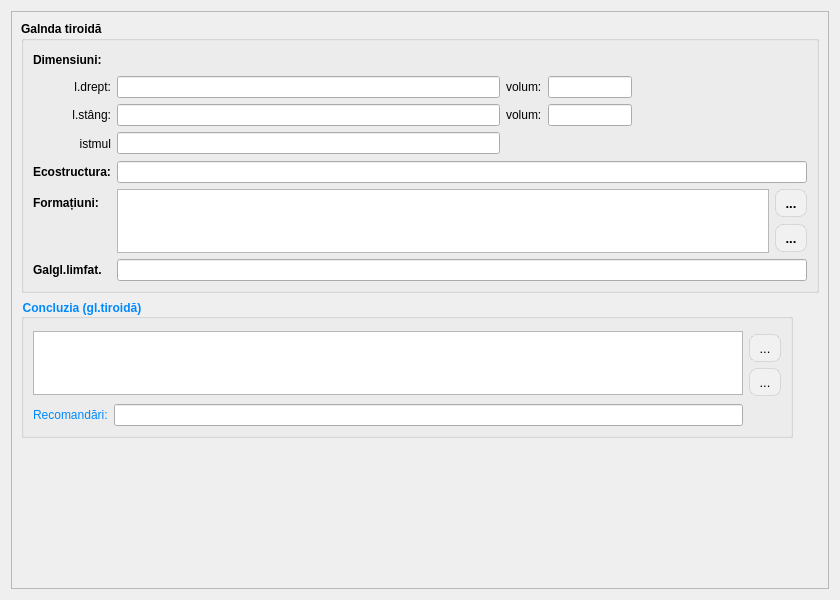
<?xml version="1.0" encoding="UTF-8"?>
<ui version="4.0">
 <class>ReportPageThyroid</class>
 <widget class="QWidget" name="ReportPageThyroid">
  <property name="geometry">
   <rect>
    <x>0</x>
    <y>0</y>
    <width>840</width>
    <height>600</height>
   </rect>
  </property>
  <property name="windowTitle">
   <string>Form</string>
  </property>
  <layout class="QGridLayout" name="gridLayout_22">
   <item row="0" column="0">
    <widget class="QScrollArea" name="scrollArea_thyroid">
     <property name="widgetResizable">
      <bool>true</bool>
     </property>
     <widget class="QWidget" name="scrollAreaWidgetContents_thyroid">
      <property name="geometry">
       <rect>
        <x>0</x>
        <y>0</y>
        <width>820</width>
        <height>580</height>
       </rect>
      </property>
      <layout class="QGridLayout" name="gridLayout_35">
       <item row="0" column="0" colspan="2">
        <widget class="QGroupBox" name="groupBox_14">
         <property name="sizePolicy">
          <sizepolicy hsizetype="Preferred" vsizetype="Fixed">
           <horstretch>0</horstretch>
           <verstretch>0</verstretch>
          </sizepolicy>
         </property>
         <property name="font">
          <font>
           <family>Segoe UI</family>
           <bold>true</bold>
          </font>
         </property>
         <property name="title">
          <string>Galnda tiroidă</string>
         </property>
         <layout class="QGridLayout" name="gridLayout_34">
          <item row="0" column="0">
           <widget class="QLabel" name="label_77">
            <property name="text">
             <string>Dimensiuni:</string>
            </property>
           </widget>
          </item>
          <item row="0" column="1" colspan="5">
           <spacer name="horizontalSpacer_17">
            <property name="orientation">
             <enum>Qt::Orientation::Horizontal</enum>
            </property>
            <property name="sizeHint" stdset="0">
             <size>
              <width>708</width>
              <height>20</height>
             </size>
            </property>
           </spacer>
          </item>
          <item row="1" column="0">
           <widget class="QLabel" name="label_78">
            <property name="font">
             <font>
              <family>Segoe UI</family>
              <bold>false</bold>
             </font>
            </property>
            <property name="text">
             <string>l.drept:</string>
            </property>
            <property name="alignment">
             <set>Qt::AlignmentFlag::AlignRight|Qt::AlignmentFlag::AlignTrailing|Qt::AlignmentFlag::AlignVCenter</set>
            </property>
           </widget>
          </item>
          <item row="1" column="1">
           <widget class="QLineEdit" name="thyroid_right_dimens">
            <property name="font">
             <font>
              <family>Segoe UI</family>
              <bold>false</bold>
             </font>
            </property>
           </widget>
          </item>
          <item row="1" column="2">
           <widget class="QLabel" name="label_80">
            <property name="font">
             <font>
              <family>Segoe UI</family>
              <bold>false</bold>
             </font>
            </property>
            <property name="text">
             <string>volum:</string>
            </property>
           </widget>
          </item>
          <item row="1" column="3">
           <widget class="QLineEdit" name="thyroid_right_volum">
            <property name="sizePolicy">
             <sizepolicy hsizetype="Preferred" vsizetype="Fixed">
              <horstretch>0</horstretch>
              <verstretch>0</verstretch>
             </sizepolicy>
            </property>
            <property name="minimumSize">
             <size>
              <width>84</width>
              <height>0</height>
             </size>
            </property>
            <property name="maximumSize">
             <size>
              <width>84</width>
              <height>16777215</height>
             </size>
            </property>
            <property name="font">
             <font>
              <family>Segoe UI</family>
              <bold>false</bold>
             </font>
            </property>
           </widget>
          </item>
          <item row="1" column="4" colspan="2">
           <spacer name="horizontalSpacer_15">
            <property name="orientation">
             <enum>Qt::Orientation::Horizontal</enum>
            </property>
            <property name="sizeType">
             <enum>QSizePolicy::Policy::Preferred</enum>
            </property>
            <property name="sizeHint" stdset="0">
             <size>
              <width>317</width>
              <height>20</height>
             </size>
            </property>
           </spacer>
          </item>
          <item row="2" column="0">
           <widget class="QLabel" name="label_79">
            <property name="font">
             <font>
              <family>Segoe UI</family>
              <bold>false</bold>
             </font>
            </property>
            <property name="text">
             <string>l.stâng:</string>
            </property>
            <property name="alignment">
             <set>Qt::AlignmentFlag::AlignRight|Qt::AlignmentFlag::AlignTrailing|Qt::AlignmentFlag::AlignVCenter</set>
            </property>
           </widget>
          </item>
          <item row="2" column="1">
           <widget class="QLineEdit" name="thyroid_left_dimens">
            <property name="font">
             <font>
              <family>Segoe UI</family>
              <bold>false</bold>
             </font>
            </property>
           </widget>
          </item>
          <item row="2" column="2">
           <widget class="QLabel" name="label_81">
            <property name="font">
             <font>
              <family>Segoe UI</family>
              <bold>false</bold>
             </font>
            </property>
            <property name="text">
             <string>volum:</string>
            </property>
           </widget>
          </item>
          <item row="2" column="3">
           <widget class="QLineEdit" name="thyroid_left_volum">
            <property name="sizePolicy">
             <sizepolicy hsizetype="Preferred" vsizetype="Fixed">
              <horstretch>0</horstretch>
              <verstretch>0</verstretch>
             </sizepolicy>
            </property>
            <property name="minimumSize">
             <size>
              <width>84</width>
              <height>0</height>
             </size>
            </property>
            <property name="maximumSize">
             <size>
              <width>84</width>
              <height>16777215</height>
             </size>
            </property>
            <property name="font">
             <font>
              <family>Segoe UI</family>
              <bold>false</bold>
             </font>
            </property>
           </widget>
          </item>
          <item row="3" column="0">
           <widget class="QLabel" name="label_82">
            <property name="font">
             <font>
              <family>Segoe UI</family>
              <bold>false</bold>
             </font>
            </property>
            <property name="text">
             <string>istmul</string>
            </property>
            <property name="alignment">
             <set>Qt::AlignmentFlag::AlignRight|Qt::AlignmentFlag::AlignTrailing|Qt::AlignmentFlag::AlignVCenter</set>
            </property>
           </widget>
          </item>
          <item row="3" column="1">
           <widget class="QLineEdit" name="thyroid_istm">
            <property name="font">
             <font>
              <family>Segoe UI</family>
              <bold>false</bold>
             </font>
            </property>
           </widget>
          </item>
          <item row="3" column="2" colspan="4">
           <spacer name="horizontalSpacer_16">
            <property name="orientation">
             <enum>Qt::Orientation::Horizontal</enum>
            </property>
            <property name="sizeHint" stdset="0">
             <size>
              <width>429</width>
              <height>23</height>
             </size>
            </property>
           </spacer>
          </item>
          <item row="4" column="0">
           <widget class="QLabel" name="label_83">
            <property name="text">
             <string>Ecostructura:</string>
            </property>
           </widget>
          </item>
          <item row="4" column="1" colspan="5">
           <widget class="QLineEdit" name="thyroid_ecostructure">
            <property name="font">
             <font>
              <family>Segoe UI</family>
              <bold>false</bold>
             </font>
            </property>
           </widget>
          </item>
          <item row="5" column="0">
           <widget class="QLabel" name="label_84">
            <property name="text">
             <string>Formațiuni:</string>
            </property>
           </widget>
          </item>
          <item row="5" column="1" rowspan="2" colspan="4">
           <widget class="QPlainTextEdit" name="thyroid_formations">
            <property name="sizePolicy">
             <sizepolicy hsizetype="Expanding" vsizetype="Maximum">
              <horstretch>0</horstretch>
              <verstretch>0</verstretch>
             </sizepolicy>
            </property>
            <property name="maximumSize">
             <size>
              <width>16777215</width>
              <height>64</height>
             </size>
            </property>
            <property name="font">
             <font>
              <family>Segoe UI</family>
              <bold>false</bold>
             </font>
            </property>
           </widget>
          </item>
          <item row="5" column="5">
           <widget class="QToolButton" name="btnSelectTempletsThyroid">
            <property name="styleSheet">
             <string notr="true">QToolButton
{
border: 1px solid rgba(0, 0, 0, 0.1);
border-radius: 8px;
background-color: #f1f1f1;
color: #000000;
font-size: 13px;
padding: 4px 4px;
}
QToolButton:hover
{
background-color: #e0e0e0;
}
QToolButton:pressed
{
background-color: #d0d0d0;
}</string>
            </property>
            <property name="text">
             <string>...</string>
            </property>
            <property name="icon">
             <iconset resource="../../resources/resource.qrc">
              <normaloff>:/img/actions/select.png</normaloff>:/img/actions/select.png</iconset>
            </property>
           </widget>
          </item>
          <item row="6" column="5">
           <widget class="QToolButton" name="btnAddTempletsThyroid">
            <property name="styleSheet">
             <string notr="true">QToolButton
{
border: 1px solid rgba(0, 0, 0, 0.1);
border-radius: 8px;
background-color: #f1f1f1;
color: #000000;
font-size: 13px;
padding: 4px 4px;
}
QToolButton:hover
{
background-color: #e0e0e0;
}
QToolButton:pressed
{
background-color: #d0d0d0;
}</string>
            </property>
            <property name="text">
             <string>...</string>
            </property>
            <property name="icon">
             <iconset resource="../../resources/resource.qrc">
              <normaloff>:/img/toolBar/add.png</normaloff>:/img/toolBar/add.png</iconset>
            </property>
           </widget>
          </item>
          <item row="7" column="0">
           <widget class="QLabel" name="label_85">
            <property name="text">
             <string>Galgl.limfat.</string>
            </property>
           </widget>
          </item>
          <item row="7" column="1" colspan="5">
           <widget class="QLineEdit" name="thyroid_ganglions">
            <property name="font">
             <font>
              <family>Segoe UI</family>
              <bold>false</bold>
             </font>
            </property>
           </widget>
          </item>
         </layout>
        </widget>
       </item>
       <item row="1" column="0">
        <widget class="QGroupBox" name="groupBox_20">
         <property name="sizePolicy">
          <sizepolicy hsizetype="Preferred" vsizetype="Fixed">
           <horstretch>0</horstretch>
           <verstretch>0</verstretch>
          </sizepolicy>
         </property>
         <property name="font">
          <font>
           <family>Cantarell</family>
           <bold>true</bold>
          </font>
         </property>
         <property name="styleSheet">
          <string notr="true">color: rgb(0, 137, 255);</string>
         </property>
         <property name="title">
          <string>Concluzia (gl.tiroidă)</string>
         </property>
         <layout class="QGridLayout" name="gridLayout_32">
          <item row="1" column="2">
           <widget class="QToolButton" name="btn_template_thyroid">
            <property name="styleSheet">
             <string notr="true">QToolButton
{
border: 1px solid rgba(0, 0, 0, 0.1);
border-radius: 8px;
background-color: #f1f1f1;
color: #000000;
font-size: 13px;
padding: 4px 4px;
}
QToolButton:hover
{
background-color: #e0e0e0;
}
QToolButton:pressed
{
background-color: #d0d0d0;
}</string>
            </property>
            <property name="text">
             <string>...</string>
            </property>
            <property name="icon">
             <iconset resource="../../resources/resource.qrc">
              <normaloff>:/img/actions/select.png</normaloff>:/img/actions/select.png</iconset>
            </property>
           </widget>
          </item>
          <item row="0" column="0" rowspan="4" colspan="2">
           <widget class="QPlainTextEdit" name="thyroid_concluzion">
            <property name="maximumSize">
             <size>
              <width>16777215</width>
              <height>64</height>
             </size>
            </property>
            <property name="font">
             <font>
              <bold>false</bold>
             </font>
            </property>
           </widget>
          </item>
          <item row="3" column="2" rowspan="2">
           <spacer name="verticalSpacer_11">
            <property name="orientation">
             <enum>Qt::Orientation::Vertical</enum>
            </property>
            <property name="sizeHint" stdset="0">
             <size>
              <width>20</width>
              <height>30</height>
             </size>
            </property>
           </spacer>
          </item>
          <item row="4" column="1">
           <widget class="LineEditCustom" name="thyroid_recommendation"/>
          </item>
          <item row="4" column="0">
           <widget class="QLabel" name="label_101">
            <property name="text">
             <string>Recomandări:</string>
            </property>
           </widget>
          </item>
          <item row="2" column="2">
           <widget class="QToolButton" name="btn_add_template_thyroid">
            <property name="styleSheet">
             <string notr="true">QToolButton
{
border: 1px solid rgba(0, 0, 0, 0.1);
border-radius: 8px;
background-color: #f1f1f1;
color: #000000;
font-size: 13px;
padding: 4px 4px;
}
QToolButton:hover
{
background-color: #e0e0e0;
}
QToolButton:pressed
{
background-color: #d0d0d0;
}</string>
            </property>
            <property name="text">
             <string>...</string>
            </property>
            <property name="icon">
             <iconset resource="../../resources/resource.qrc">
              <normaloff>:/img/toolBar/add.png</normaloff>:/img/toolBar/add.png</iconset>
            </property>
           </widget>
          </item>
         </layout>
        </widget>
       </item>
       <item row="2" column="1">
        <spacer name="verticalSpacer_5">
         <property name="orientation">
          <enum>Qt::Orientation::Vertical</enum>
         </property>
         <property name="sizeHint" stdset="0">
          <size>
           <width>20</width>
           <height>40</height>
          </size>
         </property>
        </spacer>
       </item>
      </layout>
     </widget>
    </widget>
   </item>
  </layout>
 </widget>
 <customwidgets>
  <customwidget>
   <class>LineEditCustom</class>
   <extends>QLineEdit</extends>
   <header>customs/lineeditcustom.h</header>
  </customwidget>
 </customwidgets>
 <tabstops>
  <tabstop>thyroid_right_dimens</tabstop>
  <tabstop>thyroid_right_volum</tabstop>
  <tabstop>thyroid_left_dimens</tabstop>
  <tabstop>thyroid_left_volum</tabstop>
  <tabstop>thyroid_istm</tabstop>
  <tabstop>thyroid_ecostructure</tabstop>
  <tabstop>thyroid_formations</tabstop>
  <tabstop>thyroid_ganglions</tabstop>
  <tabstop>thyroid_concluzion</tabstop>
  <tabstop>thyroid_recommendation</tabstop>
 </tabstops>
 <resources>
  <include location="../../resources/resource.qrc"/>
 </resources>
 <connections/>
</ui>
